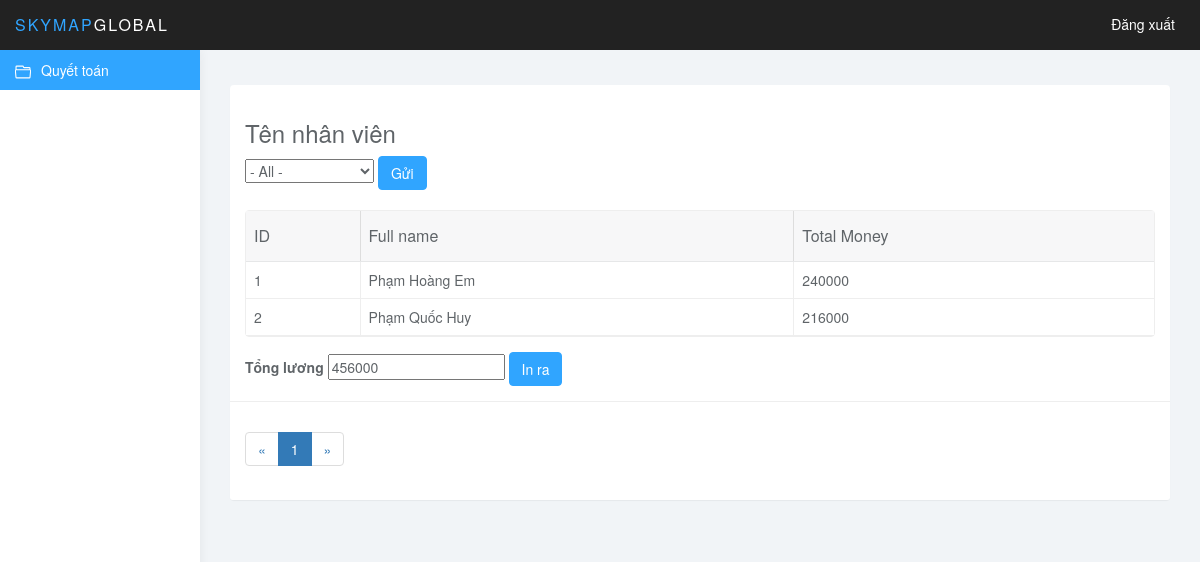
The app's page /index.php?page_layout=pay (signed in) with its own data.
### tables this page shows
CREATE TABLE `money` (
  `money_id` int(100) NOT NULL,
  `user_id` int(11) NOT NULL,
  `money_date` date NOT NULL,
  `money_start` time NOT NULL,
  `money_end` time NOT NULL,
  `money_total` int(100) NOT NULL,
  `money_effective` int(100) NOT NULL,
  `money_project` varchar(100) NOT NULL,
  `money_task` varchar(100) NOT NULL,
  `money_approved` int(100) NOT NULL,
  `money_effectivepm` int(100) NOT NULL,
  `money_money` float NOT NULL
);

CREATE TABLE `user` (
  `user_id` int(100) NOT NULL,
  `user_full` varchar(100) NOT NULL,
  `user_mail` varchar(100) NOT NULL,
  `user_pass` varchar(100) NOT NULL,
  `user_salt` varchar(10) NOT NULL,
  `user_level` int(5) NOT NULL
);

### pay.php (the view, shortened to what this page needs)
<?php
if (isset($_GET['page'])) {
    $page = $_GET['page'];
} else {
    $page = 1;
}
$rows_per_page = 5;
$per_row = $page * $rows_per_page - $rows_per_page;
$total_rows = mysqli_num_rows(mysqli_query($conn, "SELECT * FROM money"));
$total_pages = ceil($total_rows / $rows_per_page);
$list_pages = '';
$page_prev = $page - 1;
if ($page_prev <= 0) {
    $page_prev = 1;
}
$list_pages .= '<li class="page-item"><a class="page-link" href="index.php?page_layout=leader&page=' . $page_prev . '">&laquo;</a></li>';
for ($i = 1; $i <= $total_pages; $i++) {
    if ($i == $page) {
        $active = 'active';
    } else {
        $active = '';
    }
    $list_pages .= '<li class="page-item ' . $active . '"><a class="page-link" href="index.php?page_layout=leader&page=' . $i . '">' . $i . '</a></li>';
}
$page_next = $page + 1;
if ($page_next > $total_pages) {
    $page_next = $total_pages;
}
$list_pages .= '<li class="page-item"><a class="page-link" href="index.php?page_layout=leader&page=' . $page_next . '">&raquo;</a></li>';
?>
<div class="col-sm-9 col-sm-offset-3 col-lg-10 col-lg-offset-2 main">
    <div class="row">
        <div class="col-lg-12">
            <div class="panel-body">
				<div class="panel panel-default">
                    <div class="panel-body">
                        <form  action="index.php?page_layout=pay" method="GET">
                            <h3>Tên nhân viên</h3>
                            <select name="user_id"  >
                                <option value="">- All -</option>
                            </select>
                            <button type="submit" class="btn btn-primary" >Gửi</button>
                        </form>
                        <table data-toolbar="#toolbar" data-toggle="table">
						    <thead>
						        <tr>
                                    <td>
                                        <th  data-sortable="true">ID</th>
                                        <th  data-sortable="true">Full name</th>
                                        <th  data-sortable="true">Total Money</th>
                                    </td>
                                </tr>
                            </thead>
                            <tbody>
                                <?php
                                    $total = 0;
                                    $sql = "SELECT * FROM `money` join user on user.user_id = money.user_id ";
                                    $sql .= " ORDER BY money.money_id ASC LIMIT $per_row,$rows_per_page";
                                    $query = mysqli_query($conn,$sql);
                                    while($row = mysqli_fetch_assoc($query)){
                                    $total = $total + $row['money_money'];
                                ?>
                                <tr>
                                    <td ><?php echo $row['money_id']?></td>
                                    <td ><?php echo $row['user_full']?></td>
                                    <td ><?php echo $row['money_money']?></td>
                                </tr>
                                <?php } ?>
                            </tbody>
                        </table>
                        <div style="margin-top:15px">
                            <label>Tổng lương</label>
                            <input type="text" name="total" value="<?php echo $total; ?>"  />
                            <a href="" class="btn btn-primary">In ra
                            </a>
                        </div>
                    </div>
                    <div class="panel-footer">
                        <nav aria-label="Page navigation example">
                            <ul class="pagination">
                                <?php
                                echo $list_pages;
                                ?>
                            </ul>
                        </nav>
                    </div>
				</div>
			</div>
        </div>

### css/styles.css (style rules this page uses)
body { background: #f1f4f7; padding-top: 50px; color: #5f6468; }
a, a:hover, a:focus { color: #30a5ff; }
h1, h2, h3, h4, h5, h6 { color: #5f6468; }
h3, h4 { font-weight: 300; }
.btn-primary, .btn-primary:hover, .btn-primary:focus, .btn-primary:active, .btn-primary.active, .open > .dropdown-toggle.btn-primary, .btn-primary.disabled, .btn-primary[disabled], fieldset[disabled] .btn-primary, .btn-primary.disabled:hover, .btn-primary[disabled]:hover, fieldset[disabled] .btn-primary:hover, .btn-primary.disabled:focus, .btn-primary[disabled]:focus, fieldset[disabled] .btn-primary:focus, .btn-primary.disabled:active, .btn-primary[disabled]:active, fieldset[disabled] .btn-primary:active, .btn-primary.disabled.active, .btn-primary[disabled].active, fieldset[disabled] .btn-primary.active { background-color: #30a5ff; border-color: #30a5ff; }
.panel { border: 0; }
.panel-footer { background: #fff; border-top: 1px solid #eee; }
.table { background: #fff; }

### records on screen
money: money_id "1", user.user_full "Phạm Hoàng Em", money_money "240000"
money: money_id "2", user.user_full "Phạm Quốc Huy", money_money "216000"
